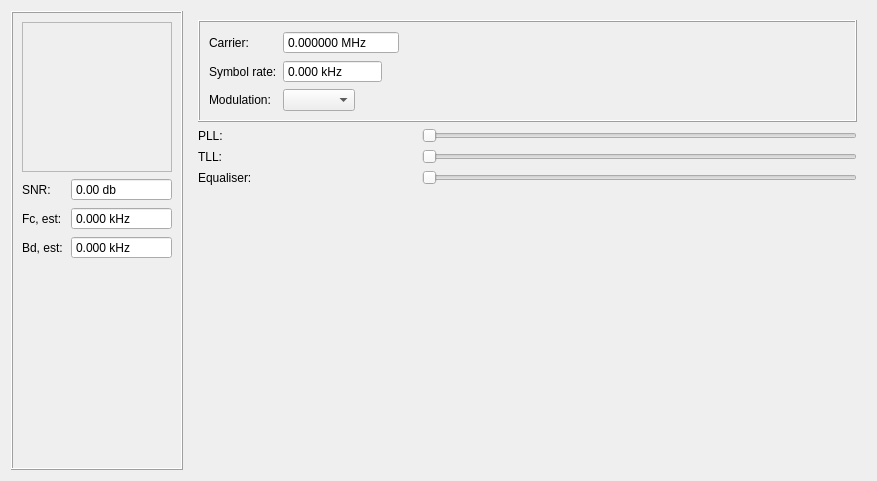
<?xml version="1.0" encoding="UTF-8"?>
<ui version="4.0">
 <class>AquaDemodWindow</class>
 <widget class="QWidget" name="AquaDemodWindow">
  <property name="geometry">
   <rect>
    <x>0</x>
    <y>0</y>
    <width>877</width>
    <height>481</height>
   </rect>
  </property>
  <property name="windowTitle">
   <string>AquaDemodWindow</string>
  </property>
  <layout class="QGridLayout" name="gridLayout">
   <item row="0" column="0" rowspan="2">
    <widget class="QFrame" name="frame">
     <property name="sizePolicy">
      <sizepolicy hsizetype="Maximum" vsizetype="Preferred">
       <horstretch>0</horstretch>
       <verstretch>0</verstretch>
      </sizepolicy>
     </property>
     <property name="minimumSize">
      <size>
       <width>55</width>
       <height>0</height>
      </size>
     </property>
     <property name="frameShape">
      <enum>QFrame::Box</enum>
     </property>
     <property name="frameShadow">
      <enum>QFrame::Raised</enum>
     </property>
     <layout class="QGridLayout" name="gridLayout_3">
      <item row="0" column="0">
       <widget class="QFrame" name="frame_3">
        <property name="minimumSize">
         <size>
          <width>150</width>
          <height>150</height>
         </size>
        </property>
        <property name="maximumSize">
         <size>
          <width>150</width>
          <height>150</height>
         </size>
        </property>
        <property name="frameShape">
         <enum>QFrame::StyledPanel</enum>
        </property>
        <property name="frameShadow">
         <enum>QFrame::Raised</enum>
        </property>
       </widget>
      </item>
      <item row="4" column="0">
       <layout class="QFormLayout" name="formLayout_2">
        <item row="0" column="0">
         <widget class="QLabel" name="label_7">
          <property name="text">
           <string>SNR:</string>
          </property>
         </widget>
        </item>
        <item row="1" column="0">
         <widget class="QLabel" name="label">
          <property name="text">
           <string>Fc, est: </string>
          </property>
         </widget>
        </item>
        <item row="2" column="0">
         <widget class="QLabel" name="label_6">
          <property name="text">
           <string>Bd, est:</string>
          </property>
         </widget>
        </item>
        <item row="0" column="1">
         <widget class="QDoubleSpinBox" name="snr_spinbox">
          <property name="readOnly">
           <bool>true</bool>
          </property>
          <property name="buttonSymbols">
           <enum>QAbstractSpinBox::NoButtons</enum>
          </property>
          <property name="suffix">
           <string> db</string>
          </property>
          <property name="decimals">
           <number>2</number>
          </property>
          <property name="maximum">
           <double>99.989999999999995</double>
          </property>
         </widget>
        </item>
        <item row="1" column="1">
         <widget class="QDoubleSpinBox" name="fc_khz_est_spinbox">
          <property name="readOnly">
           <bool>true</bool>
          </property>
          <property name="buttonSymbols">
           <enum>QAbstractSpinBox::NoButtons</enum>
          </property>
          <property name="suffix">
           <string> kHz</string>
          </property>
          <property name="decimals">
           <number>3</number>
          </property>
          <property name="maximum">
           <double>9999.989999999999782</double>
          </property>
         </widget>
        </item>
        <item row="2" column="1">
         <widget class="QDoubleSpinBox" name="bd_khz_est_spinbox">
          <property name="readOnly">
           <bool>true</bool>
          </property>
          <property name="buttonSymbols">
           <enum>QAbstractSpinBox::NoButtons</enum>
          </property>
          <property name="suffix">
           <string> kHz</string>
          </property>
          <property name="decimals">
           <number>3</number>
          </property>
          <property name="maximum">
           <double>500000.989999999990687</double>
          </property>
         </widget>
        </item>
       </layout>
      </item>
     </layout>
    </widget>
   </item>
   <item row="0" column="1" rowspan="2">
    <widget class="QFrame" name="">
     <layout class="QGridLayout" name="gridLayout_2">
      <item row="5" column="1" colspan="2">
       <widget class="QSlider" name="tll_slider">
        <property name="orientation">
         <enum>Qt::Horizontal</enum>
        </property>
       </widget>
      </item>
      <item row="7" column="0" colspan="3">
       <spacer name="verticalSpacer">
        <property name="orientation">
         <enum>Qt::Vertical</enum>
        </property>
        <property name="sizeHint" stdset="0">
         <size>
          <width>20</width>
          <height>40</height>
         </size>
        </property>
       </spacer>
      </item>
      <item row="4" column="1" colspan="2">
       <widget class="QSlider" name="pll_slider">
        <property name="orientation">
         <enum>Qt::Horizontal</enum>
        </property>
       </widget>
      </item>
      <item row="4" column="0">
       <widget class="QLabel" name="label_5">
        <property name="text">
         <string>PLL:</string>
        </property>
       </widget>
      </item>
      <item row="0" column="0" rowspan="4" colspan="3">
       <widget class="QFrame" name="frame_2">
        <property name="frameShape">
         <enum>QFrame::Box</enum>
        </property>
        <property name="frameShadow">
         <enum>QFrame::Raised</enum>
        </property>
        <layout class="QFormLayout" name="formLayout">
         <item row="0" column="0">
          <widget class="QLabel" name="label_3">
           <property name="text">
            <string>Carrier:</string>
           </property>
          </widget>
         </item>
         <item row="0" column="1">
          <widget class="QDoubleSpinBox" name="fc_mhz_spinbox">
           <property name="sizePolicy">
            <sizepolicy hsizetype="Maximum" vsizetype="Fixed">
             <horstretch>0</horstretch>
             <verstretch>0</verstretch>
            </sizepolicy>
           </property>
           <property name="buttonSymbols">
            <enum>QAbstractSpinBox::NoButtons</enum>
           </property>
           <property name="suffix">
            <string> MHz</string>
           </property>
           <property name="decimals">
            <number>6</number>
           </property>
           <property name="maximum">
            <double>99000.990000000005239</double>
           </property>
           <property name="singleStep">
            <double>0.010000000000000</double>
           </property>
          </widget>
         </item>
         <item row="1" column="0">
          <widget class="QLabel" name="label_4">
           <property name="text">
            <string>Symbol rate:</string>
           </property>
          </widget>
         </item>
         <item row="1" column="1">
          <widget class="QDoubleSpinBox" name="bd_khz_spinbox">
           <property name="sizePolicy">
            <sizepolicy hsizetype="Maximum" vsizetype="Fixed">
             <horstretch>0</horstretch>
             <verstretch>0</verstretch>
            </sizepolicy>
           </property>
           <property name="buttonSymbols">
            <enum>QAbstractSpinBox::NoButtons</enum>
           </property>
           <property name="suffix">
            <string> kHz</string>
           </property>
           <property name="decimals">
            <number>3</number>
           </property>
           <property name="maximum">
            <double>500000.989999999990687</double>
           </property>
          </widget>
         </item>
         <item row="2" column="0">
          <widget class="QLabel" name="label_2">
           <property name="text">
            <string>Modulation:</string>
           </property>
          </widget>
         </item>
         <item row="2" column="1">
          <widget class="QComboBox" name="modulation_combobox">
           <property name="sizePolicy">
            <sizepolicy hsizetype="Maximum" vsizetype="Fixed">
             <horstretch>0</horstretch>
             <verstretch>0</verstretch>
            </sizepolicy>
           </property>
          </widget>
         </item>
        </layout>
       </widget>
      </item>
      <item row="5" column="0">
       <widget class="QLabel" name="label_8">
        <property name="text">
         <string>TLL:</string>
        </property>
       </widget>
      </item>
      <item row="6" column="0">
       <widget class="QLabel" name="label_9">
        <property name="text">
         <string>Equaliser:</string>
        </property>
       </widget>
      </item>
      <item row="6" column="1" colspan="2">
       <widget class="QSlider" name="eq_slider">
        <property name="orientation">
         <enum>Qt::Horizontal</enum>
        </property>
       </widget>
      </item>
     </layout>
    </widget>
   </item>
  </layout>
 </widget>
 <resources/>
 <connections/>
</ui>
